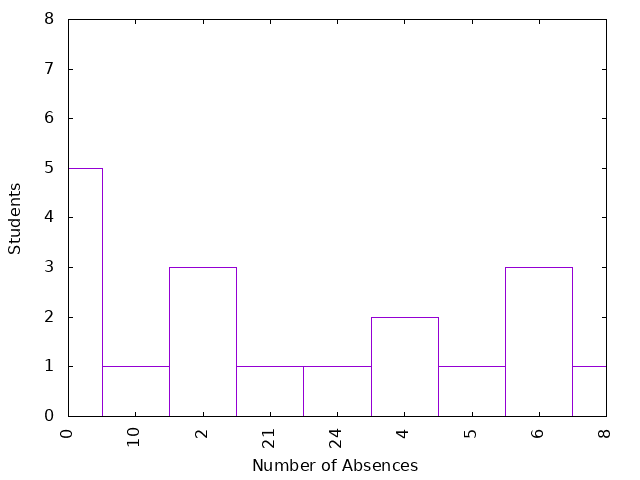

gnuplot code for this plot:
set term png
set out "18-20absences.png"
set key off
set xtics rotate
set yrange[0:8]
set xlabel "Number of Absences"
set ylabel "Students"
plot '18-20absences.dat' using 1:xticlabel(2) with boxes
